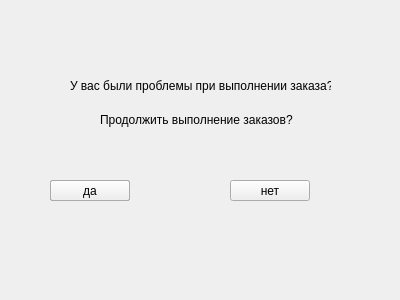
<?xml version="1.0" encoding="UTF-8"?>
<ui version="4.0">
 <class>TempQuastion1</class>
 <widget class="QDialog" name="TempQuastion1">
  <property name="geometry">
   <rect>
    <x>0</x>
    <y>0</y>
    <width>400</width>
    <height>300</height>
   </rect>
  </property>
  <property name="windowTitle">
   <string>Dialog</string>
  </property>
  <widget class="QLabel" name="label">
   <property name="geometry">
    <rect>
     <x>70</x>
     <y>70</y>
     <width>261</width>
     <height>31</height>
    </rect>
   </property>
   <property name="text">
    <string>У вас были проблемы при выполнении заказа?</string>
   </property>
  </widget>
  <widget class="QLabel" name="label_2">
   <property name="geometry">
    <rect>
     <x>100</x>
     <y>110</y>
     <width>221</width>
     <height>20</height>
    </rect>
   </property>
   <property name="text">
    <string>Продолжить выполнение заказов?</string>
   </property>
  </widget>
  <widget class="QPushButton" name="pushButton">
   <property name="geometry">
    <rect>
     <x>50</x>
     <y>180</y>
     <width>80</width>
     <height>21</height>
    </rect>
   </property>
   <property name="text">
    <string>да</string>
   </property>
  </widget>
  <widget class="QPushButton" name="pushButton_2">
   <property name="geometry">
    <rect>
     <x>230</x>
     <y>180</y>
     <width>80</width>
     <height>21</height>
    </rect>
   </property>
   <property name="text">
    <string>нет</string>
   </property>
  </widget>
  <widget class="QPushButton" name="pushButton_3">
   <property name="enabled">
    <bool>true</bool>
   </property>
   <property name="geometry">
    <rect>
     <x>50</x>
     <y>180</y>
     <width>80</width>
     <height>21</height>
    </rect>
   </property>
   <property name="text">
    <string>да</string>
   </property>
  </widget>
 </widget>
 <resources/>
 <connections/>
</ui>
